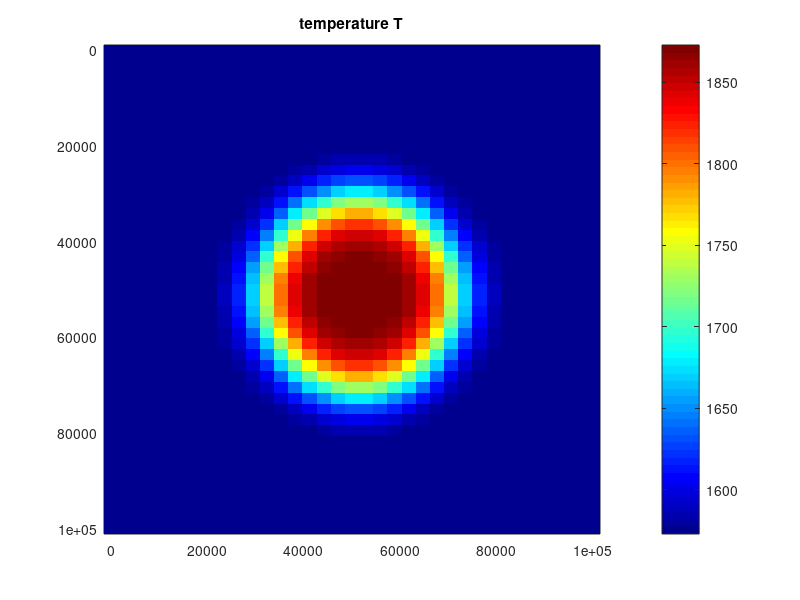

Here is the MATLAB script that generated this plot:
% Solving of 2D Temperature eqn
% with finite differences


% 0 Clearing variables and figures
clear all % clearing memory
clf % clearing figures

% 1 Define numerical model
xsize = 100000; % horizontal, in m
ysize = 100000; % vertical, in m
nx=35; % grid resolution in horizontal direction
ny=45;% grid resolution in vertical direction
k=3; % diffusivity
dx=xsize/(nx-1); % horizontal grid step in m
dy=ysize/(ny-1); % vertical grid step in m
xp=-dx/2:dx:xsize+dx/2;
yp=-dy/2:dy:ysize+dy/2;

RHOCP=sparse(ny+1, nx+1);
kRHOCP=sparse(ny+1, nx+1); % this is a matrix containing k/RHOCP
T0=sparse(ny+1, nx+1);
for j=1:1:nx+1
    for i=1:1:ny+1
        radius = sqrt(((xsize+dx)/2-(j-1)*dx)^2 + ((ysize+dy)/2-dy*(i-1))^2);
        % sqrt(((xsize+dx)/2-xp(j))^2 + ((ysize+dy)/2-yp(i))^2); % distance from centre
        if (radius>= 20000)
            RHOCP(i, j) = 3300*1100; % density outside the radius of the plume
            T0(i, j)=1573;
        else
            RHOCP(i, j) = 3200*1000; % density inside the plume
            T0(i, j)=1873;
        end
        kRHOCP(i, j)=k/RHOCP(i, j);
    end
end

dt=dy^2/(4*max(max(kRHOCP))); % ny>nx => dy<dx => min is dy
% WHY NOT calculate 4*k/min(min(RHOCP))? 
% or min(dx,dy)^2*min(min(RHOCP))/(4k)

T=sparse(ny+1, nx+1);
for timestep=1:1:10
    for j=1:1:nx+1
        for i=1:1:ny+1

            if(i>2 && j>2 && i<ny && j<nx)
                T(i, j)=T0(i, j)+k*dt*((T0(i,j-1)-2*T0(i,j)+T0(i,j+1))/dx^2 + (T0(i-1,j)-2*T0(i,j)+T0(i+1,j))/dy^2)/RHOCP(i, j);
            end
            if(i<=2||j==2||i>=ny||j==nx)
             T(i, j)=1573;   
            end
            if (j==1)
                T(i, j)= T(i, j+1);
            end
            if (j==nx+1)
                T(i, j)= T(i, j-1); % if j==ny+1
            end
        end
    end
    T0=T;
end
% timesteps? BC?

disp(T(17, 15));

figure(1); clf
pcolor(xp, yp, T) ; colormap('Jet')
title('temperature T')
shading flat
colorbar
axis ij








